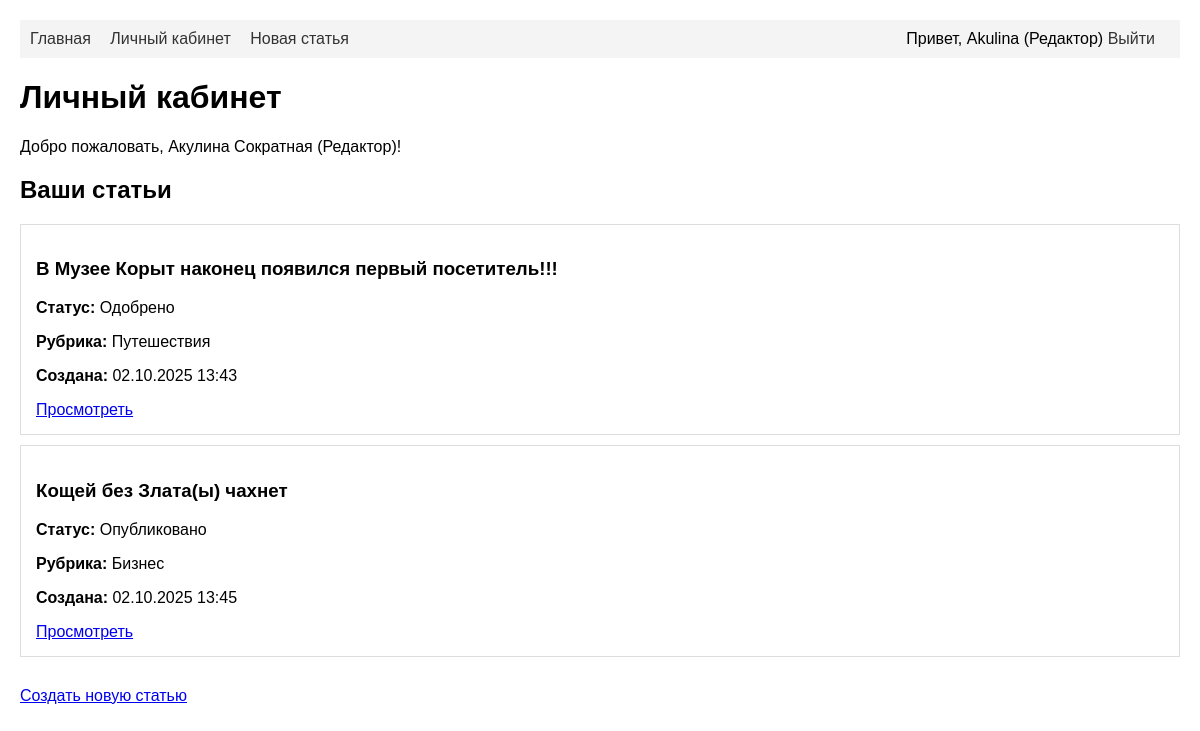
The app's page /dashboard/ (signed in) with its own data.
### journal/models.py (models this page shows, shortened)
class User(AbstractUser):
    ROLE_OWNER = 'owner'
    ROLE_EDITOR = 'editor'
    ROLE_DESIGNER = 'designer'
    ROLE_AUTHOR = 'author'
    ROLE_CHOICES = [
        (ROLE_OWNER, 'Владелец'),
        (ROLE_EDITOR, 'Редактор'),
        (ROLE_DESIGNER, 'Дизайнер'),
        (ROLE_AUTHOR, 'Автор'),
    ]
    role = models.CharField(
        max_length=20,
        choices=ROLE_CHOICES,
        default=ROLE_AUTHOR,
        verbose_name='Роль'
    )
    bio = models.TextField(blank=True, verbose_name='Биография')
    phone = models.CharField(max_length=20, blank=True, verbose_name='Телефон')
    groups = models.ManyToManyField(
        'auth.Group',
        verbose_name='groups',
        blank=True,
        help_text='The groups this user belongs to. A user will get all permissions granted to each of their groups.',
        related_name="journal_user_set",
        related_query_name="journal_user",
    )
    user_permissions = models.ManyToManyField(
        'auth.Permission',
        verbose_name='user permissions',
        blank=True,
        help_text='Specific permissions for this user.',
        related_name="journal_user_set",
        related_query_name="journal_user",
    )
    def is_owner(self):
        return self.role == self.ROLE_OWNER or self.is_superuser
    def is_editor(self):
        return self.role == self.ROLE_EDITOR or self.is_owner()
    def is_designer(self):
        return self.role == self.ROLE_DESIGNER or self.is_editor()
    def is_author(self):
        return self.role == self.ROLE_AUTHOR or self.is_designer()
    class Meta:
        verbose_name = 'Пользователь'
        verbose_name_plural = 'Пользователи'

class Article(models.Model):
    DRAFT = 'draft'
    UNDER_REVIEW = 'under_review'
    APPROVED = 'approved'
    PUBLISHED = 'published'
    STATUS_CHOICES = [
        (DRAFT, 'Черновик'),
        (UNDER_REVIEW, 'На проверке'),
        (APPROVED, 'Одобрено'),
        (PUBLISHED, 'Опубликовано'),
    ]
    title = models.CharField(max_length=200, verbose_name='Заголовок')
    content = models.TextField(verbose_name='Содержание')
    author = models.ForeignKey(User, on_delete=models.CASCADE, verbose_name='Автор')
    category = models.ForeignKey(
        Category,
        on_delete=models.SET_NULL,
        null=True,
        blank=True,
        verbose_name='Рубрика'
    )
    status = models.CharField(
        max_length=20,
        choices=STATUS_CHOICES,
        default=DRAFT,
        verbose_name='Статус'
    )
    created_at = models.DateTimeField(auto_now_add=True, verbose_name='Дата создания')
    updated_at = models.DateTimeField(auto_now=True, verbose_name='Дата обновления')
    objects = ArticleManager()
    class Meta:
        verbose_name = 'Статья'
        verbose_name_plural = 'Статьи'

class Category(models.Model):
    name = models.CharField(max_length=100, verbose_name='Название')
    slug = models.SlugField(max_length=100, unique=True, verbose_name='URL-адрес')
    description = models.TextField(blank=True, verbose_name='Описание')
    class Meta:
        verbose_name = 'Рубрика'
        verbose_name_plural = 'Рубрики'

### journal/views.py (the view)
# urls.py: path('dashboard/', views.dashboard, name='dashboard'),
@login_required
def dashboard(request):
    articles = Article.objects.for_user(request.user)
    return render(request, 'journal/dashboard.html', {'articles': articles})

### journal/models.py (called while the page is built)
    def for_user(self, user):
        if user.is_owner() or user.is_editor():
            return self.all()
        elif user.is_designer():
            return self.filter(status__in=[Article.APPROVED, Article.PUBLISHED])
        elif user.is_author():
            return self.filter(author=user)
        else:
            return self.none()

### journal/templates/journal/dashboard.html (shortened to what this page needs)
{% extends 'journal/base.html' %}
{% block content %}
<h1>Личный кабинет</h1>
<p>Добро пожаловать, {{ user.get_full_name|default:user.username }} ({{ user.get_role_display }})!</p>
<h2>Ваши статьи</h2>
{% for article in articles %}
<div class="article">
    <h3>{{ article.title }}</h3>
    <p><strong>Статус:</strong> {{ article.get_status_display }}</p>
    <p><strong>Рубрика:</strong> {{ article.category.name|default:"Без рубрики" }}</p>
    <p><strong>Создана:</strong> {{ article.created_at|date:"d.m.Y H:i" }}</p>
    <a href="{% url 'article_detail' article.id %}">Просмотреть</a>
</div>
{% empty %}
<p>У вас пока нет статей.</p>
{% endfor %}
{% if user.is_author %}
<div style="margin-top: 30px;">
    <a href="{% url 'create_article' %}" class="button">Создать новую статью</a>
</div>
{% endif %}
{% endblock %}

### journal/templates/journal/base.html (shortened to what this page needs)
<!DOCTYPE html>
<html lang="ru">
<head>
</head>
<body>
    <nav>
    <a href="{% url 'home' %}">Главная</a>
    {% if user.is_authenticated %}
        <a href="{% url 'dashboard' %}">Личный кабинет</a>
        <a href="{% url 'create_article' %}">Новая статья</a>
        <span style="float: right;">
            Привет, {{ user.username }} ({{ user.get_role_display }})
            <a href="{% url 'logout' %}">Выйти</a>
        </span>
    {% else %}
        <a href="{% url 'login' %}">Войти</a>
        <a href="{% url 'admin:login' %}">Админка</a>
    {% endif %}
</nav>
    <main>
        {% block content %}
        {% endblock %}
    </main>
</body>
</html>

### journal/templates/journal/base.html (style rules this page uses)
body { font-family: Arial, sans-serif; margin: 0; padding: 20px; }
nav { background: #f4f4f4; padding: 10px; margin-bottom: 20px; }
nav a { margin-right: 15px; text-decoration: none; color: #333; }
.article { border: 1px solid #ddd; padding: 15px; margin: 10px 0; }

### records on screen
User: username "Akulina", role "Редактор", get_full_name "Акулина Сократная"
Article: title "В Музее Корыт наконец появился первый посетитель!!!", status "Одобрено", category.name "Путешествия", created_at "02.10.2025 13:43"
Article: title "Кощей без Злата(ы) чахнет", status "Опубликовано", category.name "Бизнес", created_at "02.10.2025 13:45"
